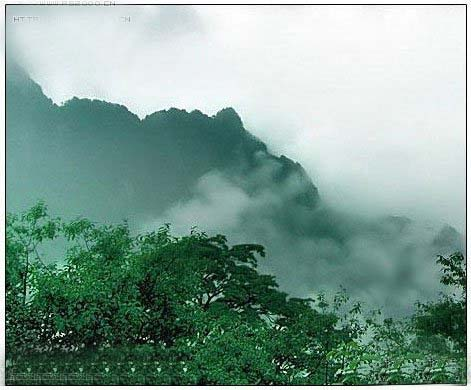
#> input picture CVPR/Homework3/18.jpg, 471 x 390 px
$ python SIFT_RANSAC.py
#> lines starting #> are read from the running program, lines starting #| are printed output that depends on the picture
import numpy as np
import cv2

left_img = cv2.imdecode(np.fromfile('18.jpg', dtype=np.uint8), 1)
#> left_img is the input picture: shape (390, 471, 3); mean B, G, R 148, 158.7, 129.8
left_img = cv2.resize(left_img, (600, 400))
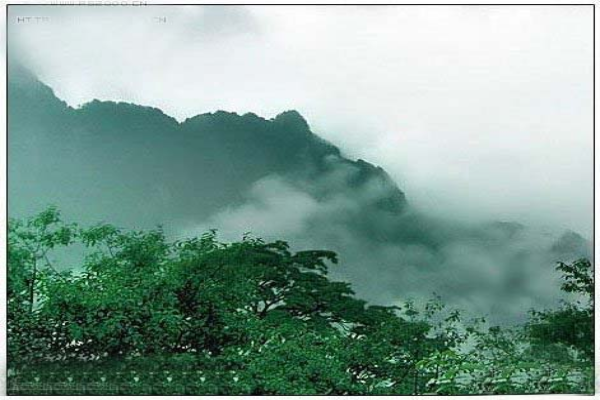
#> left_img: shape (400, 600, 3); mean B, G, R 147.9, 158.6, 129.7
right_img = cv2.imdecode(np.fromfile('17.jpg', dtype=np.uint8), 1)
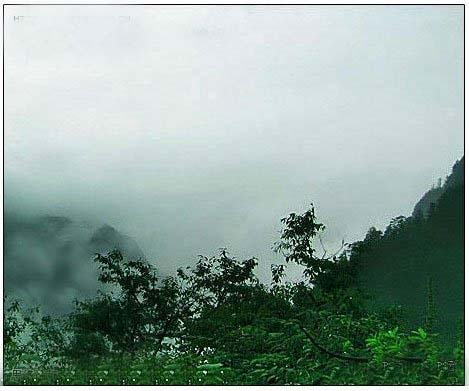
#> input picture CVPR/Homework3/17.jpg, 469 x 391 px
#> right_img is the input picture: shape (391, 469, 3); mean B, G, R 152.1, 160.1, 140.3
right_img = cv2.resize(right_img, (600, 400))
#> right_img: shape (400, 600, 3)
left_gray = cv2.cvtColor(left_img, cv2.COLOR_BGR2GRAY)
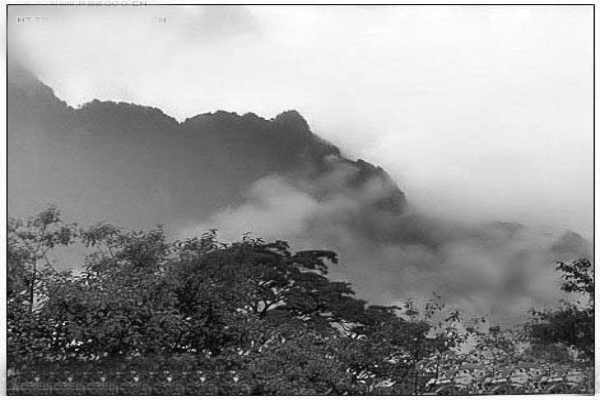
#> left_gray: shape (400, 600); min 4, max 255, mean 148.8
right_gray = cv2.cvtColor(right_img, cv2.COLOR_BGR2GRAY)
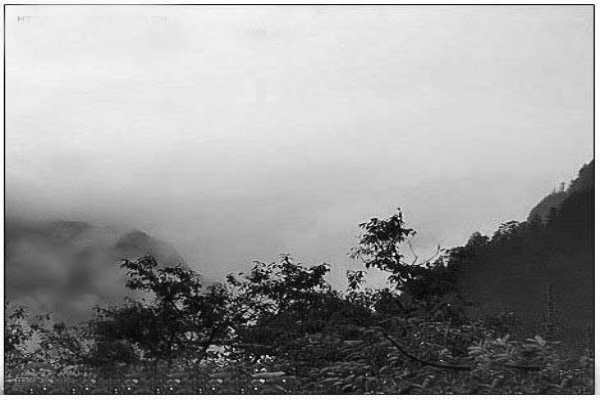
#> right_gray: shape (400, 600); min 1, max 255, mean 153.2

hessian = 300
SIFT = cv2.xfeatures2d.SIFT_create(hessian)
# surf = cv2.xfeatures2d.SIFT_create()
keypoint1, descriptor1 = SIFT.detectAndCompute(left_gray, None)
#> keypoint1 = 301 keypoints; strongest (x, y, size): (73, 342, 2.8), (54, 333, 2), (188, 318, 1.9), (353, 336, 2.2)
keypoint2, descriptor2 = SIFT.detectAndCompute(right_gray, None)
#> keypoint2 = 301 keypoints; strongest (x, y, size): (394, 254, 1.9), (262, 357, 1.9), (405, 280, 2), (262, 381, 2.5)


drawKeyPoint_left = cv2.drawKeypoints(left_gray, keypoint1, np.array([]), flags=cv2.DRAW_MATCHES_FLAGS_DRAW_RICH_KEYPOINTS)
cv2.imshow("img_with_drawKeyPoint_left", drawKeyPoint_left)
cv2.imwrite('left_SIFT.jpeg',drawKeyPoint_left)
drawKeyPoint_right = cv2.drawKeypoints(right_gray, keypoint2, np.array([]), flags=cv2.DRAW_MATCHES_FLAGS_DRAW_RICH_KEYPOINTS)
cv2.imshow("img_with_drawKeyPoint_right", drawKeyPoint_right)
cv2.imwrite('right_SIFT.jpeg',drawKeyPoint_right)

bf = cv2.BFMatcher(cv2.NORM_L1, crossCheck=True)
matches = bf.match(descriptor1,descriptor2)
#> matches = 90 matches
matches =sorted(matches, key=lambda x:x.distance)
img3 = cv2.drawMatches(left_img, keypoint1, right_img, keypoint2, matches[:50], right_img, flags=2)
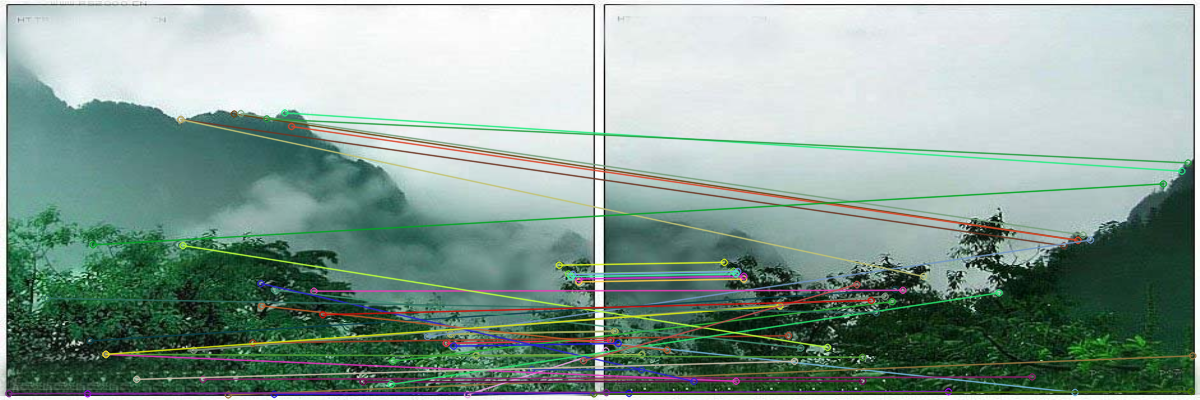
#> img3: shape (400, 1200, 3); mean B, G, R 149.6, 159.6, 137.2

cv2.imshow('img_3',img3)
cv2.imwrite('match.jpeg',img3)

flann_index=0
index=dict(algorithm=flann_index,trees=5)
recursion=dict(iter=50)
flann_match=cv2.FlannBasedMatcher(index,recursion)

key_match=flann_match.knnMatch(descriptor1,descriptor2,k=2)
#> key_match = 301 matches

feature_point=[]
for i ,j in key_match:
    if i.distance<0.7*j.distance:
        feature_point.append(i)
#> after the loop, feature_point = 15 matches

src_descript=np.array([keypoint1[i.queryIdx].pt for i in feature_point])
#> src_descript = 15 rows, first 8: [87.13, 393.3], [8.46, 393.2], [450.3, 333.6], [450.3, 333.6], [578.5, 278.5], [578.2, 281.4], [475.6, 354.9], [54.03, 393.4]
train_descript=np.array([keypoint2[i.trainIdx].pt for i in feature_point])
#> train_descript = 15 rows, first 8: [348, 391.2], [5.89, 392.1], [14.38, 330.8], [14.38, 330.8], [143.3, 275.8], [143.2, 278.6], [41.4, 354], [348, 391.2]

H=cv2.findHomography(src_descript,train_descript,cv2.RANSAC,5)
#> H = ([[1.06, -0.0239, -453.2], [0.121, 0.87, -22.26], [0.000358, -0.000561, 1]], [0, 0, 1, 1, 1, 1, 1, 0, 1, 1, 1, 0, 0, 1, 0])

high1,wide1=left_gray.shape[:2]
#> high1 = 400; wide1 = 600
high2,wide2=right_gray.shape[:2]
#> high2 = 400; wide2 = 600
trans=np.array([[1.0, 0, wide1], [0, 1.0, 0], [0, 0, 1.0]])
#> trans = [[1, 0, 600], [0, 1, 0], [0, 0, 1]]

touying=np.dot(trans,H[0])
#> touying = [[1.27, -0.361, 146.8], [0.121, 0.87, -22.26], [0.000358, -0.000561, 1]]

train=cv2.warpPerspective(left_img,touying,(wide1+wide2,max(high1,high2)))
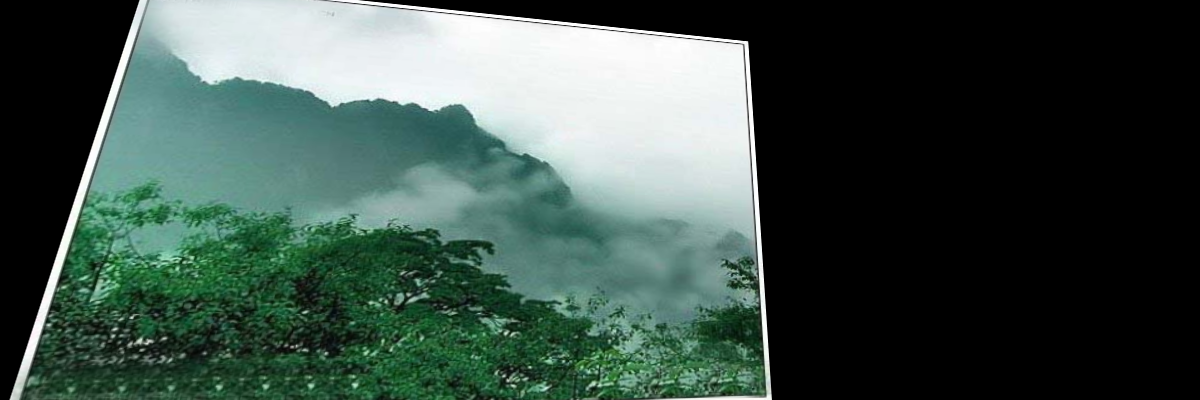
#> train: shape (400, 1200, 3); mean B, G, R 72.8, 80.1, 62.1

cv2.imshow('left_img', train)
cv2.imwrite('left.jpeg',train)
train[0:high2, wide1:wide1+wide2] = right_img
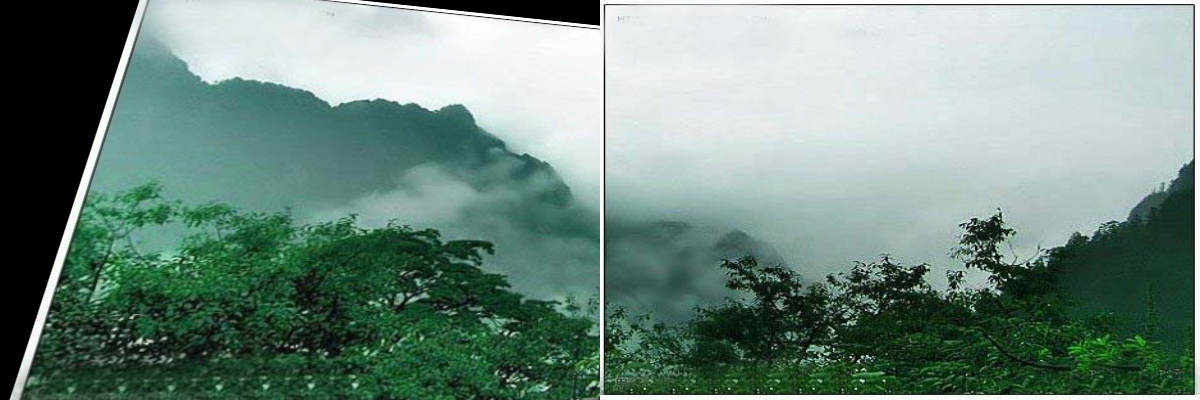
#> train: shape (400, 1200, 3); mean B, G, R 128.3, 138.5, 113.5
cv2.imshow('total_img', train)
cv2.imwrite('merge.jpg',train)
cv2.imshow('leftgray', left_img)
cv2.imshow('rightgray', right_img)
cv2.waitKey(0)
cv2.destroyAllWindows()
